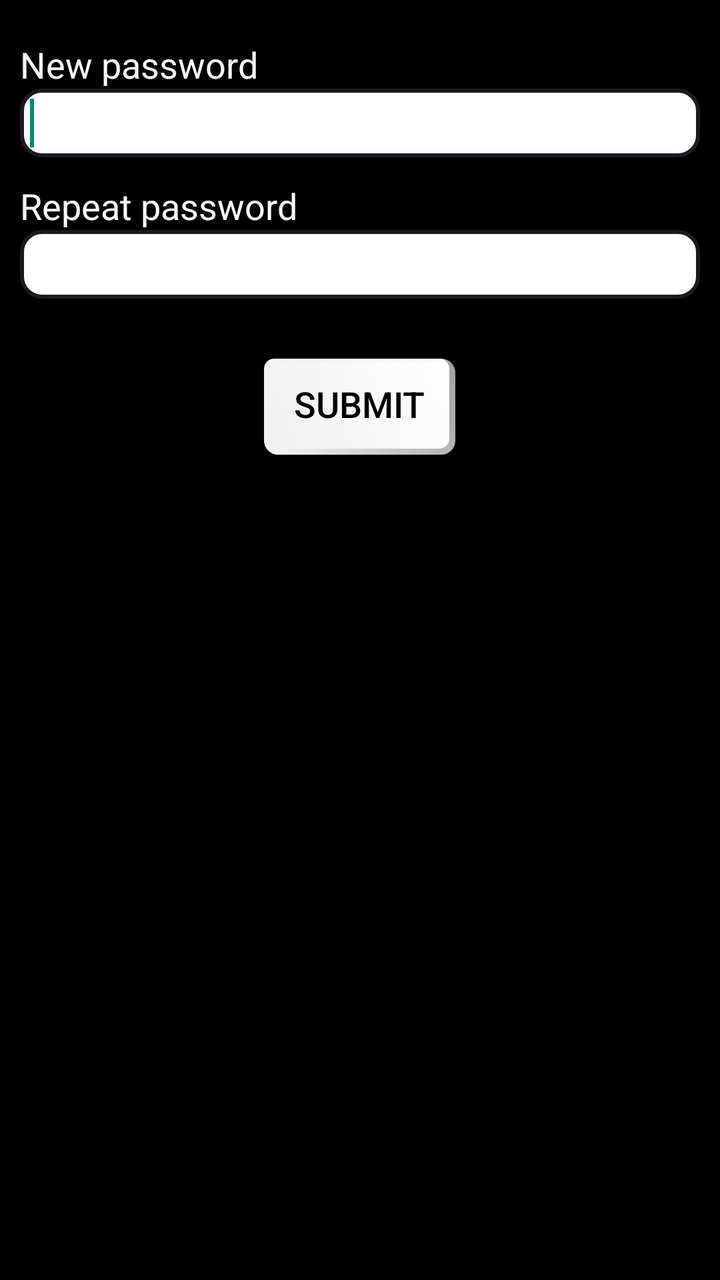
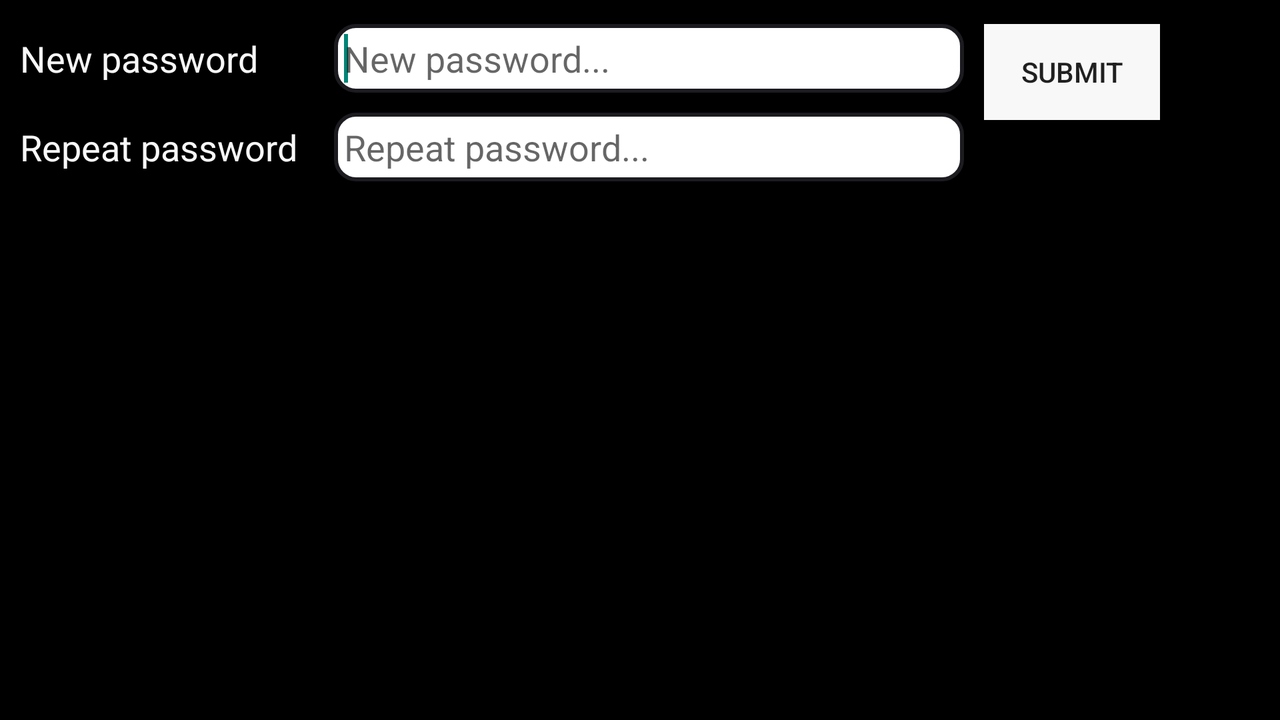

An Android layout and its configuration variant, each rendered on a device that would load it. The default file and the variant file are quoted in full after the pictures.
<!-- AndroidManifest.xml: application theme Theme.Jotemdown -->
<!-- res/layout/reset_password.xml -->
<?xml version="1.0" encoding="utf-8"?>
<LinearLayout xmlns:android="http://schemas.android.com/apk/res/android"
    android:layout_width="fill_parent"
    android:layout_height="fill_parent"
    android:layout_marginTop="@dimen/activity_vertical_margin"
    android:background="@color/black"
    android:gravity="center_horizontal"
    android:orientation="vertical" >

    <TextView
        android:id="@+id/lbl_enter_new_password"
        android:layout_width="wrap_content"
        android:layout_height="wrap_content"
        android:layout_gravity="left"
        android:layout_marginLeft="10dp"
        android:layout_marginTop="@dimen/top_margin_xlarge"
        android:text="@string/lbl_enter_new_password"
        android:textAppearance="?android:attr/textAppearanceMedium"
        android:textColor="@color/grey" />

    <EditText
        android:id="@+id/txtPassword"
        android:layout_width="match_parent"
        android:layout_height="wrap_content"
        android:layout_marginLeft="10dp"
        android:layout_marginRight="10dp"
        android:layout_marginTop="0dp"
        android:background="@drawable/rounded_corner"
        android:inputType="textVisiblePassword"
        android:paddingBottom="5dp"
        android:paddingLeft="5dp"
        android:paddingTop="5dp" >

        <requestFocus />
    </EditText>

    <TextView
        android:id="@+id/lbl_reenter_new_password"
        android:layout_width="wrap_content"
        android:layout_height="wrap_content"
        android:layout_gravity="left"
        android:layout_marginLeft="10dp"
        android:layout_marginTop="@dimen/top_margin_medium"
        android:text="@string/lbl_reenter_new_password"
        android:textAppearance="?android:attr/textAppearanceMedium"
        android:textColor="@color/grey" />

    <EditText
        android:id="@+id/txtPasswordRepeat"
        android:layout_width="match_parent"
        android:layout_height="wrap_content"
        android:layout_marginLeft="10dp"
        android:layout_marginRight="10dp"
        android:layout_marginTop="0dp"
        android:background="@drawable/rounded_corner"
        android:inputType="textVisiblePassword"
        android:paddingBottom="5dp"
        android:paddingLeft="5dp"
        android:paddingTop="5dp" >
    </EditText>

    <Button
        android:id="@+id/btnSubmit"
        style="@style/fancy_button"
        android:layout_gravity="center"
        android:layout_marginTop="@dimen/top_margin_xxlarge"
        android:text="@string/btn_submit" />

</LinearLayout>
<!-- resources referenced by this layout -->
<resources>
  <color name="black">#000000</color>
  <color name="grey">#f8f8f8</color>
  <dimen name="activity_vertical_margin">12dp</dimen>
  <dimen name="top_margin_medium">12dp</dimen>
  <dimen name="top_margin_xlarge">20dp</dimen>
  <dimen name="top_margin_xxlarge">30dp</dimen>
  <string name="btn_submit">Submit</string>
  <string name="lbl_enter_new_password">New password</string>
  <string name="lbl_reenter_new_password">Repeat password</string>
  <style name="PopupMenu.Jotemdown" parent="@style/Widget.AppCompat.Light.PopupMenu">
  
          
          <item name="android:popupBackground">@drawable/ab_solid_jotemdown</item>
      </style>
  <style name="DropDownListView.Jotemdown" parent="@style/Widget.AppCompat.Light.ListView.DropDown">
          <item name="android:listSelector">@drawable/selectable_background_jotemdown</item>
          <item name="android:divider">@color/black</item>
          <item name="android:dividerHeight">1dp</item>
          
      </style>
  <style name="ActionBarTabStyle.Jotemdown" parent="@style/Widget.AppCompat.Light.ActionBar.TabView">
          <item name="android:background">@drawable/tab_indicator_ab_jotemdown</item>
          <item name="android:showDividers">middle</item>
          <item name="android:divider">@color/black</item>
      </style>
  <style name="DropDownNav.Jotemdown" parent="@style/Widget.AppCompat.Light.Spinner.DropDown.ActionBar">
          <item name="android:background">@drawable/spinner_background_ab_jotemdown</item>
          <item name="android:popupBackground">@drawable/menu_dropdown_panel_jotemdown</item>
          <item name="android:dropDownSelector">@drawable/selectable_background_jotemdown</item>
      </style>
  <style name="ActionButton.CloseMode.Jotemdown" parent="@style/Widget.AppCompat.Light.ActionButton.CloseMode">
          <item name="android:background">@drawable/btn_cab_done_jotemdown</item>
      </style>
  <color name="very_dark_grey">#a0a0a0</color>
  <color name="white">#ffffff</color>
  <!-- drawable selector_button (drawable) -->
  <?xml version="1.0" encoding="utf-8"?>
  <selector xmlns:android="http://schemas.android.com/apk/res/android">
  
      <item
          android:drawable="@drawable/button_shape_normal"
          android:state_enabled="true"/>
      <item
          android:drawable="@drawable/button_shape_disabled"
          android:state_enabled="false"/>
  
  </selector>
  <style name="ProgressBar.Jotemdown" parent="@style/Widget.AppCompat.ProgressBar.Horizontal">
          <item name="android:progressDrawable">@drawable/progress_horizontal_jotemdown</item>
      </style>
  <style name="ActionBarTitleText.Jotemdown" parent="@android:style/TextAppearance.Medium">
          <item name="android:textSize">16sp</item>
          <item name="android:textStyle">bold</item>
          <item name="android:textColor">#000099</item>
      </style>
  <!-- drawable button_shape_normal (drawable) -->
  <?xml version="1.0" encoding="utf-8"?>
  <shape xmlns:android="http://schemas.android.com/apk/res/android"
      android:shape="rectangle" >
  
      
      <corners android:radius="5dp" >
      </corners>
  
      <gradient
          android:angle="225"
          android:endColor="@color/dark_grey"
          android:startColor="@color/white" />
  
  </shape>
  <!-- drawable button_shape_disabled (drawable) -->
  <?xml version="1.0" encoding="utf-8"?>
  <shape
      xmlns:android="http://schemas.android.com/apk/res/android"
      android:shape="rectangle">
   
      
      <corners
          android:radius="5dp"   >
      </corners>
      
      <gradient
      android:angle="270"
      android:endColor="@color/grey"
      android:startColor="@color/dark_grey" />
   
  </shape>
  <color name="dark_grey">#f0f0f0</color>
</resources>
<!-- res/layout-land/reset_password.xml (the author's variant of the layout above) -->
<!-- drawn on the phone turned sideways -->
<?xml version="1.0" encoding="utf-8"?>
<LinearLayout xmlns:android="http://schemas.android.com/apk/res/android"
    android:layout_width="fill_parent"
    android:layout_height="fill_parent"
    android:background="@color/black"
    android:orientation="horizontal" >
    
    <LinearLayout
        android:layout_width="wrap_content"
        android:layout_height="wrap_content"
        android:orientation="vertical"
        android:paddingTop="@dimen/top_margin_medium" >

        <LinearLayout
            android:layout_width="wrap_content"
            android:layout_height="wrap_content"
            android:focusable="true"
            android:focusableInTouchMode="true"
            android:gravity="left"
            android:orientation="horizontal" >

            <TextView
                android:id="@+id/lbl_enter_new_password"
                android:layout_width="wrap_content"
                android:layout_height="wrap_content"
                android:layout_marginLeft="10dp"
                android:minEms="7"
                android:text="@string/lbl_enter_new_password"
                android:textAppearance="?android:attr/textAppearanceMedium"
                android:textColor="@color/grey" />

            <EditText
                android:id="@+id/txtPassword"
                android:layout_width="0dp"
                android:layout_height="wrap_content"
                android:layout_marginLeft="10dp"
                android:layout_marginRight="10dp"
                android:layout_weight="1"
                android:background="@drawable/rounded_corner"
                android:imeOptions="flagNoExtractUi"
                 android:inputType="textVisiblePassword"
                  android:hint="@string/password_hint_new"
                android:minEms="15"
                android:paddingBottom="5dp"
                android:paddingLeft="5dp"
                android:paddingTop="5dp" >

                <requestFocus />
            </EditText>
        </LinearLayout>

        <LinearLayout
            android:layout_width="wrap_content"
            android:layout_height="wrap_content"
            android:layout_marginTop="@dimen/top_margin_small"
            android:orientation="horizontal" >

            <TextView
                android:id="@+id/lbl_reenter_new_password"
                android:layout_width="wrap_content"
                android:layout_height="wrap_content"
                android:layout_marginLeft="10dp"
                android:minEms="7"
                android:text="@string/lbl_reenter_new_password"
                android:textAppearance="?android:attr/textAppearanceMedium"
                android:textColor="@color/grey" />

            <EditText
                android:id="@+id/txtPasswordRepeat"
                android:layout_width="0dp"
                android:layout_height="wrap_content"
                android:layout_marginLeft="10dp"
                android:layout_marginRight="10dp"
                android:layout_weight="1"
                android:background="@drawable/rounded_corner"
                android:imeOptions="flagNoExtractUi"
                android:inputType="textVisiblePassword"
                  android:hint="@string/password_hint_repeat"
                android:minEms="15"
                android:paddingBottom="5dp"
                android:paddingLeft="5dp"
                android:paddingTop="5dp" >
            </EditText>
        </LinearLayout>
    </LinearLayout>

    <Button
        android:id="@+id/btnSubmit"
        android:layout_width="wrap_content"
        android:layout_height="wrap_content"
        android:layout_gravity="top"
        android:layout_marginRight="10dp"
        android:layout_marginTop="@dimen/top_margin_medium"
        android:background="@color/grey"
        android:paddingLeft="15dp"
        android:paddingRight="15dp"
        android:text="@string/btn_submit" />

</LinearLayout>
<!-- resources referenced by the variant -->
<!-- as the phone turned sideways resolves them -->
<resources>
  <color name="black">#000000</color>
  <color name="grey">#f8f8f8</color>
  <dimen name="top_margin_medium">12dp</dimen>
  <dimen name="top_margin_small">10dp</dimen>
  <string name="btn_submit">Submit</string>
  <string name="lbl_enter_new_password">New password</string>
  <string name="lbl_reenter_new_password">Repeat password</string>
  <string name="password_hint_new">New password...</string>
  <string name="password_hint_repeat">Repeat password...</string>
  <!-- drawable selectable_background_jotemdown (drawable) -->
  <?xml version="1.0" encoding="utf-8"?>
  <selector xmlns:android="http://schemas.android.com/apk/res/android"
          android:exitFadeDuration="@android:integer/config_mediumAnimTime" >
      <item android:state_pressed="false" android:state_focused="true" android:drawable="@drawable/list_focused_jotemdown" />
      <item android:state_pressed="true" android:drawable="@drawable/list_pressed_jotemdown" />
      <item android:drawable="@android:color/transparent" />
  </selector>
  <style name="PopupMenu.Jotemdown" parent="@style/Widget.AppCompat.Light.PopupMenu">
  
          
          <item name="android:popupBackground">@drawable/ab_solid_jotemdown</item>
      </style>
  <style name="DropDownListView.Jotemdown" parent="@style/Widget.AppCompat.Light.ListView.DropDown">
          <item name="android:listSelector">@drawable/selectable_background_jotemdown</item>
          <item name="android:divider">@color/black</item>
          <item name="android:dividerHeight">1dp</item>
          
      </style>
  <style name="ActionBarTabStyle.Jotemdown" parent="@style/Widget.AppCompat.Light.ActionBar.TabView">
          <item name="android:background">@drawable/tab_indicator_ab_jotemdown</item>
          <item name="android:showDividers">middle</item>
          <item name="android:divider">@color/black</item>
      </style>
  <style name="DropDownNav.Jotemdown" parent="@style/Widget.AppCompat.Light.Spinner.DropDown.ActionBar">
          <item name="android:background">@drawable/spinner_background_ab_jotemdown</item>
          <item name="android:popupBackground">@drawable/menu_dropdown_panel_jotemdown</item>
          <item name="android:dropDownSelector">@drawable/selectable_background_jotemdown</item>
      </style>
  <style name="ActionButton.CloseMode.Jotemdown" parent="@style/Widget.AppCompat.Light.ActionButton.CloseMode">
          <item name="android:background">@drawable/btn_cab_done_jotemdown</item>
      </style>
  <style name="ProgressBar.Jotemdown" parent="@style/Widget.AppCompat.ProgressBar.Horizontal">
          <item name="android:progressDrawable">@drawable/progress_horizontal_jotemdown</item>
      </style>
  <style name="ActionBarTitleText.Jotemdown" parent="@android:style/TextAppearance.Medium">
          <item name="android:textSize">16sp</item>
          <item name="android:textStyle">bold</item>
          <item name="android:textColor">#000099</item>
      </style>
  <!-- drawable btn_cab_done_jotemdown (drawable) -->
  <?xml version="1.0" encoding="utf-8"?>
  <selector xmlns:android="http://schemas.android.com/apk/res/android">
      <item android:state_pressed="true"
          android:drawable="@drawable/btn_cab_done_pressed_jotemdown" />
      <item android:state_focused="true" android:state_enabled="true"
          android:drawable="@drawable/btn_cab_done_focused_jotemdown" />
      <item android:state_enabled="true"
          android:drawable="@drawable/btn_cab_done_default_jotemdown" />
  </selector>
</resources>
